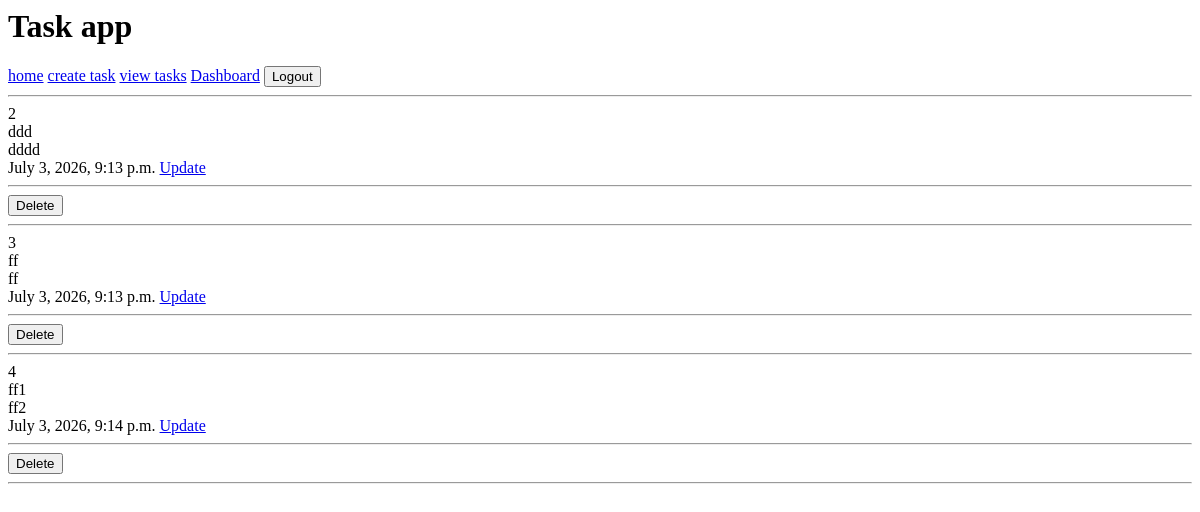
Before: /view-tasks (signed in) with the older database file.
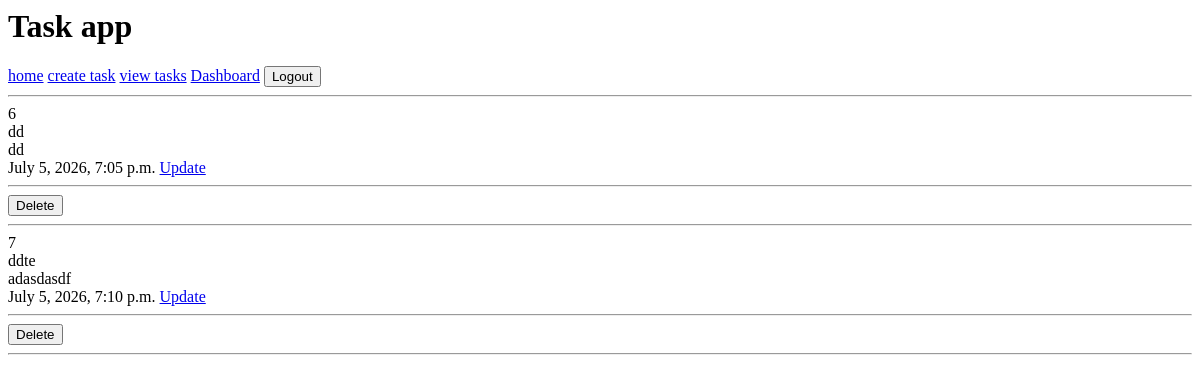
After: the same page with the newer database file.
### crm/models.py (models this page shows)
class Task(models.Model):
    title = models.CharField(max_length=50)
    description = models.TextField(max_length=100)
    created = models.DateTimeField(auto_now_add=True)

### crm/views.py (the view)
# urls.py: path('view-tasks', views.tasks, name="view-tasks"),
@login_required(login_url='my-login')
def tasks(request):
    Tasks = Task.objects.all()
    context = {'Tasks': Tasks}
    return render(request,'crm/view-tasks.html', context )

### crm/templates/crm/view-tasks.html (shortened to what this page needs)
{% extends 'crm/base.html' %}
 {% load static %}
    {%block content%}
    <link rel="stylesheet" href="{% static 'crm/css/tasks.css' %}">
        {% for Task in Tasks %}
        {{Task.id}}
        <br>
        {{Task.title}}
        <br>
        {{Task.description}}
        <br>
        {{Task.created}}
        <a href="{% url 'update-task' Task.id %}">Update</a>
        <br>
        <hr>
         <button onclick="openModal( {{ Task.id }} )">
         Delete
        </button>
            <hr>
          {% endfor %}
    {% endblock %}

### crm/templates/crm/base.html (shortened to what this page needs)
<html>
    <h1>Task app</h1>
    <a href="{% url '' %}">home</a>
    {% if user.is_authenticated %}
    <a href="{% url 'create-task' %}">create task</a>
    <a href="{% url 'view-tasks' %}">view tasks</a>
     <a href="{% url 'dashboard' %}">Dashboard</a>
     <form method="POST" action="{% url 'user-logout' %}" style="display: inline;">
    <button type="submit" class="nav-button">Logout</button>
    </form>
    {%else%}
    <a href="{% url 'registration' %}">registration</a>
    <a href="{% url 'my-login' %}">log in</a>
    {% endif %}
    <br>
    <hr>
 {% block content %}
 {% endblock %}
</html>

Changed rows visible on the page:
removed Task: id "2", title "ddd", description "dddd", created "July 3, 2026, 9:13 p.m."
removed Task: id "3", title "ff", description "ff", created "July 3, 2026, 9:13 p.m."
removed Task: id "4", title "ff1", description "ff2", created "July 3, 2026, 9:14 p.m."
added Task: id "6", title "dd", description "dd", created "July 5, 2026, 7:05 p.m."
added Task: id "7", title "ddte", description "adasdasdf", created "July 5, 2026, 7:10 p.m."
